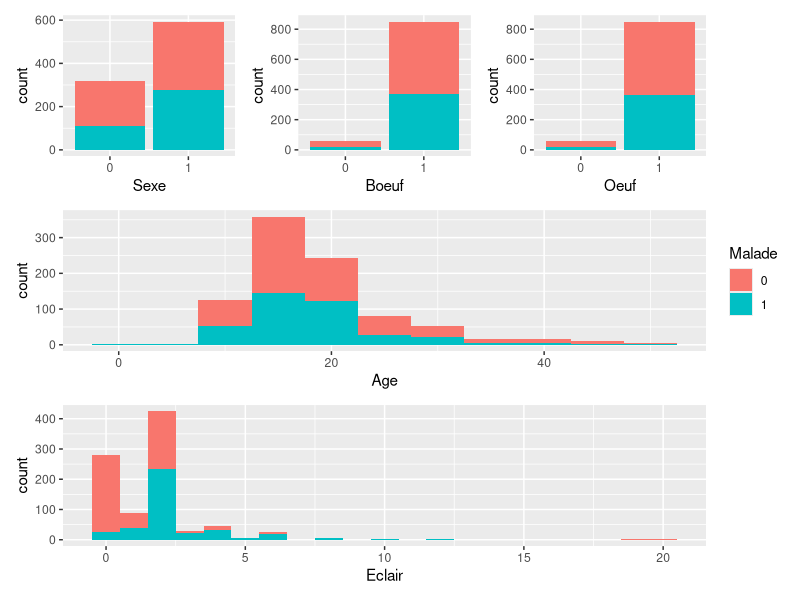
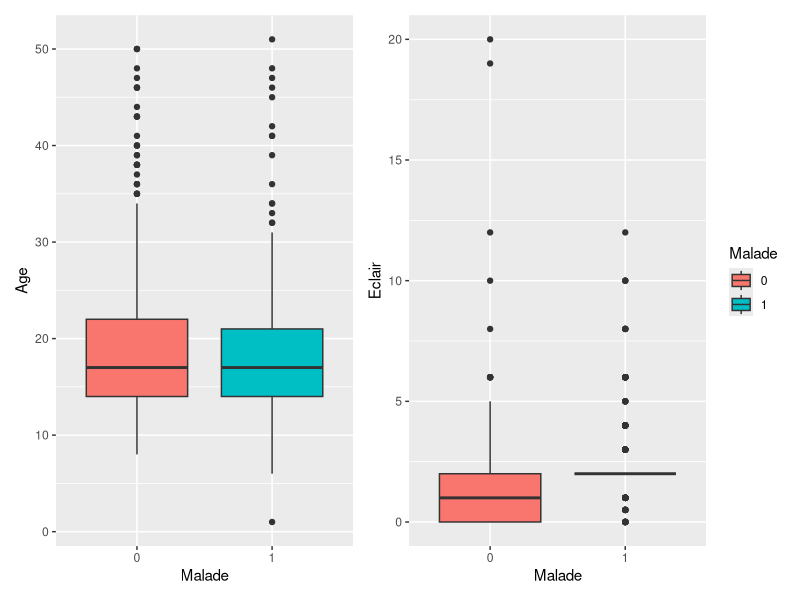
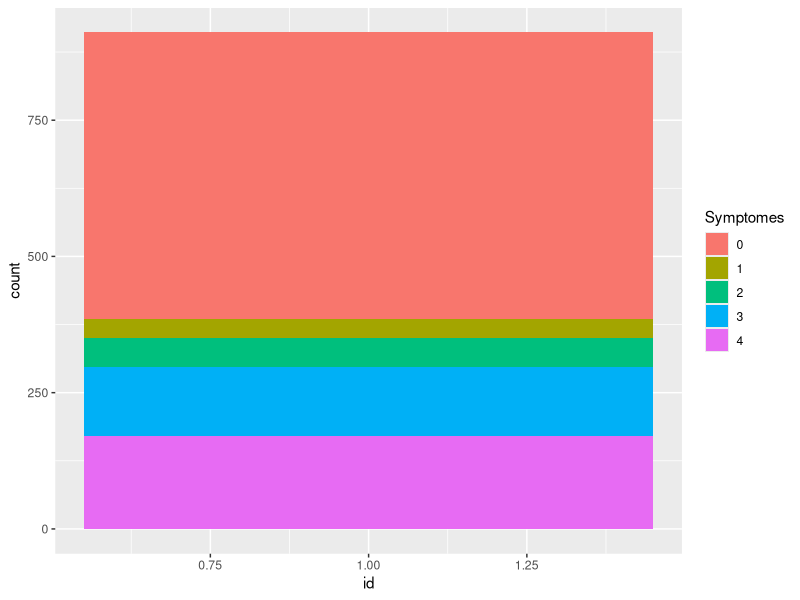
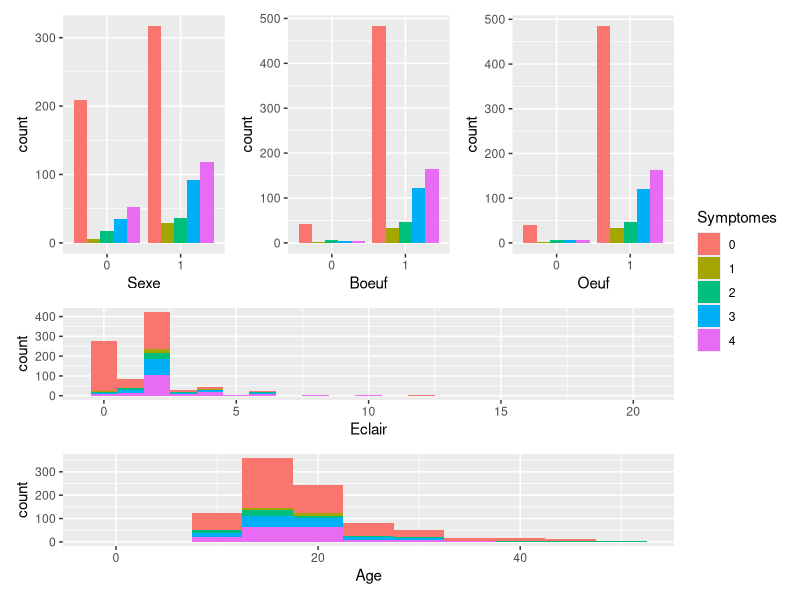
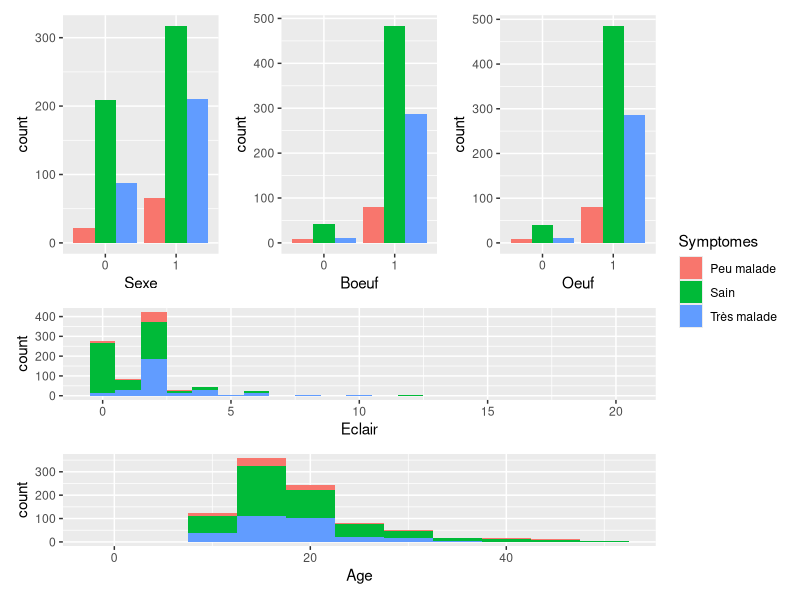

Generate these figures, in order, with R:
## ---- chunk 1
knitr::opts_chunk$set(echo = TRUE)

library(readxl)
library(tidyverse)
library(MASS)
library(ggplot2)
library(patchwork)
## ---- chunk 2
Intoxications <- read_excel("Intoxications.xls") 
## ---- chunk 3
Intoxications <- Intoxications %>% 
  rename("Nausee"=`Nausée ?`,
         "Vomi" = `Vomissements ?`,
         "Diarrhee" = Diarrée,
         "Eclair" = eclair,
         "Sexe" = sex,
         "Age" = age) %>%
  filter(Age != 99,
         Boeuf != 9,
         Oeuf != 9,
         Eclair != 90,
         Eclair != 80,
         Eau != 9) %>% 
  mutate(Symptomes = Nausee + Vomi + Douleur + Diarrhee,
         Sexe = as.factor(Sexe),
         Nausee = as.factor(Nausee),
         Vomi = as.factor(Vomi),
         Douleur = as.factor(Douleur),
         Diarrhee = as.factor(Diarrhee), 
         Eclair = as.numeric(Eclair),
         Boeuf = as.factor(Boeuf),
         Oeuf = as.factor(Oeuf),
         Eau = as.factor(Eau),
         Malade = as.factor(if_else(Symptomes >= 1,
                             1,
                             0))) 
## ---- chunk 4
Intoxications %>% head(5)
## ---- chunk 5
Intoxications %>% summary()
## ---- chunk 6
g1 <- ggplot() +
  geom_bar(data = Intoxications,
           aes(Boeuf,
                 fill = Malade))

g2 <- ggplot() +
  geom_bar(data = Intoxications,
           aes(Oeuf,
                 fill = Malade))

g3 <- ggplot() +
  geom_histogram(data = Intoxications,
                 aes(Age,
                 fill = Malade),
                 binwidth = 5)

g4 <- ggplot() + 
  geom_histogram(data = Intoxications,
                 aes(Eclair,
                 fill = Malade),
                 binwidth = 1)

g5 <- ggplot() +
  geom_bar(data = Intoxications,
           aes(Sexe,
               fill = Malade))


(g5 | g1 | g2) / 
  g3 /
  g4 + 
  plot_layout(guides = 'collect')
## ---- chunk 7

g6 <- ggplot() + 
  geom_boxplot(data = Intoxications,
               aes(x = Malade,
                   y = Age,
                   fill = Malade))

g7 <- ggplot() + 
  geom_boxplot(data = Intoxications,
               aes(x = Malade,
                   y = Eclair,
                   fill = Malade))

(g6 |g7) + 
  plot_layout(guides = 'collect')
## ---- chunk 8
Intoxications <- Intoxications %>% 
  mutate(id = 1)

g8 <- ggplot() +
  geom_bar(data = Intoxications,
           aes(id,
               fill = as.factor(Symptomes))) +
  guides(fill=guide_legend(title = "Symptomes"))

g8
## ---- chunk 9
stepAIC(object = glm(formula = Malade ~ Sexe * Eau * Boeuf * Oeuf * Age * Eclair,
    family = "binomial", 
    data = Intoxications),
    direction = "backward")
## ---- chunk 10
g <- glm(formula = Malade ~ 1,
    family = "binomial", 
    data = Intoxications)

fitforw <- stepAIC(object = g,
    direction = "forward",
    scope = list(lower = g,
                 upper = ~Sexe * Age * Boeuf * Oeuf * Eau + Eclair))

## ---- chunk 11
summary(fitforw)
## ---- chunk 12
g1 <- ggplot() +
  geom_bar(data = Intoxications,
           aes(Boeuf, fill = as.factor(Symptomes)),
           position = "dodge") +
  guides(fill=guide_legend(title="Symptomes"))

g2 <- ggplot() +
  geom_bar(data = Intoxications,
           aes(Oeuf, fill = as.factor(Symptomes)),
           position = "dodge") +
  guides(fill=guide_legend(title="Symptomes"))

g3 <- ggplot() +
  geom_histogram(data = Intoxications,
                 aes(Age, fill = as.factor(Symptomes)),
                 binwidth = 5) +
  guides(fill=guide_legend(title="Symptomes"))

g4 <- ggplot() + 
  geom_histogram(data = Intoxications,
                 aes(Eclair, fill = as.factor(Symptomes)),
                 binwidth = 1) +
  guides(fill=guide_legend(title="Symptomes"))

g5 <- ggplot() +
  geom_bar(data = Intoxications,
           aes(Sexe, fill = as.factor(Symptomes)),
           position = "dodge") +
  guides(fill=guide_legend(title="Symptomes"))

(g5 | g1 | g2 ) / 
  ((g4 / g3)) + 
  plot_layout(guides = 'collect')
## ---- chunk 13
Intoxications <- Intoxications %>% 
  mutate(Symptomes = case_when(
    Symptomes == 0 ~ "Sain",
    Symptomes %in% c(1, 2) ~ "Peu malade",
    Symptomes %in% c(3, 4) ~ "Très malade",
    TRUE ~ ""
  ))

g1 <- ggplot() +
  geom_bar(data = Intoxications,
           aes(Boeuf, fill = as.factor(Symptomes)),
           position = "dodge") +
  guides(fill=guide_legend(title="Symptomes"))

g2 <- ggplot() +
  geom_bar(data = Intoxications,
           aes(Oeuf, fill = as.factor(Symptomes)),
           position = "dodge") +
  guides(fill=guide_legend(title="Symptomes"))

g3 <- ggplot() +
  geom_histogram(data = Intoxications,
                 aes(Age, fill = as.factor(Symptomes)),
                 binwidth = 5) +
  guides(fill=guide_legend(title="Symptomes"))

g4 <- ggplot() + 
  geom_histogram(data = Intoxications,
                 aes(Eclair, fill = as.factor(Symptomes)),
                 binwidth = 1) +
  guides(fill=guide_legend(title="Symptomes"))

g5 <- ggplot() +
  geom_bar(data = Intoxications,
           aes(Sexe, fill = as.factor(Symptomes)),
           position = "dodge") +
  guides(fill=guide_legend(title="Symptomes"))

(g5 | g1 | g2 ) / 
  ((g4 / g3)) + 
  plot_layout(guides = 'collect')
